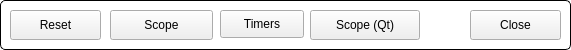
   <widget class="QGroupBox" name="titleGroupBox_2">
    <property name="geometry">
     <rect>
      <x>10</x>
      <y>420</y>
      <width>571</width>
      <height>50</height>
     </rect>
    </property>
    <property name="styleSheet">
     <string notr="true">QGroupBox {
	background-color: rgb(255, 255, 255);
    border: 1px solid black;
    border-radius: 5px;
}

QGroupBox::title {
    subcontrol-origin: margin;
    left: 10px;
    padding: 0 3px 0 3px;
}</string>
    </property>
    <property name="title">
     <string/>
    </property>
    <widget class="QPushButton" name="btnClose">
     <property name="geometry">
      <rect>
       <x>470</x>
       <y>10</y>
       <width>91</width>
       <height>30</height>
      </rect>
     </property>
     <property name="text">
      <string>Close</string>
     </property>
    </widget>
    <widget class="QPushButton" name="btnReset">
     <property name="geometry">
      <rect>
       <x>10</x>
       <y>10</y>
       <width>91</width>
       <height>30</height>
      </rect>
     </property>
     <property name="text">
      <string>Reset</string>
     </property>
    </widget>
    <widget class="QEPushButton" name="qepushbutton">
     <property name="geometry">
      <rect>
       <x>110</x>
       <y>10</y>
       <width>103</width>
       <height>30</height>
      </rect>
     </property>
     <property name="text">
      <string>Scope</string>
     </property>
     <property name="program">
      <string>vnc-osc 10.1.57.21 -username tek_local_admin</string>
     </property>
    </widget>
    <widget class="QPushButton" name="btnTimers">
     <property name="geometry">
      <rect>
       <x>220</x>
       <y>10</y>
       <width>84</width>
       <height>28</height>
      </rect>
     </property>
     <property name="text">
      <string>Timers</string>
     </property>
    </widget>
    <widget class="QPushButton" name="btnScope">
     <property name="geometry">
      <rect>
       <x>310</x>
       <y>10</y>
       <width>110</width>
       <height>30</height>
      </rect>
     </property>
     <property name="text">
      <string>Scope (Qt)</string>
     </property>
    </widget>
   </widget>
